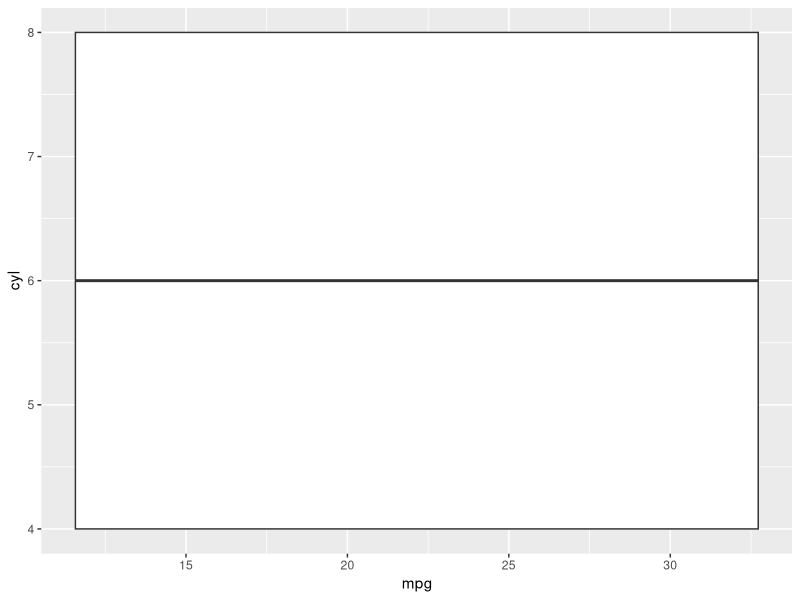
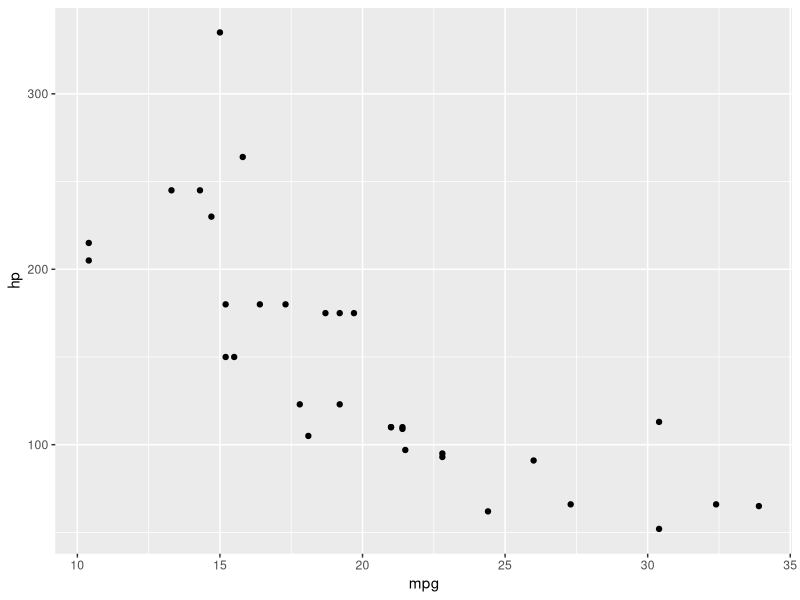

Write the R code that produced these figures, in order.
## ---- chunk 1
knitr::opts_chunk$set(echo = TRUE, warning = FALSE, message = FALSE)
## ---- chunk 2
# Wczytaj dane mtcars (są już dostępne w bazowym R)


# Wyświetl pierwsze 6 wierszy


# Sprawdź strukturę danych


# Ile jest wierszy w zbiorze danych?


# Podsumowanie statystyczne

mtcars
str(mtcars)
nrow(mtcars)
summary(mtcars)

## ---- chunk 3
library(dplyr)

# Policz ile samochodów ma daną liczbę cylindrów


# Stwórz podzbiór danych - tylko samochody z silnikiem V8 (8 cylindrów)


# Ile jest samochodów z silnikiem V8?


# Filtrowanie  aut hp> 200 i sortowanie malejąco wg mpg


# Jaka jest średnia moc samochodu dla każdej liczby cylindrów?


# Które samochody mają najlepsze i najgorsze zużycie paliwa?

mtcars %>% 
  group_by(cyl) %>% 
  count(cyl)

mtcars %>%
  filter(cyl==8)
  
mtcars %>%
  filter(cyl==8)

mtcars %>%
  filter(cyl==8) %>% 
  count(cyl)

mtcars %>%
  filter(hp>200) %>% 
   arrange(desc(mpg))

mtcars %>% 
  group_by(cyl) %>% 
  summarise(srednia_moc=mean(hp))

mtcars %>%
   arrange(desc(mpg))
## ---- chunk 4
library(ggplot2)

# Wykres zużycia paliwa w zależności od liczby cylindrów (boxplot)

ggplot(mtcars, aes(x = mpg, y = cyl, fill = cyl)) + 
  geom_boxplot()

# Scatter plot: moc vs zużycie paliwa
ggplot(mtcars, aes(x = mpg, y = hp)) + 
  geom_point()

